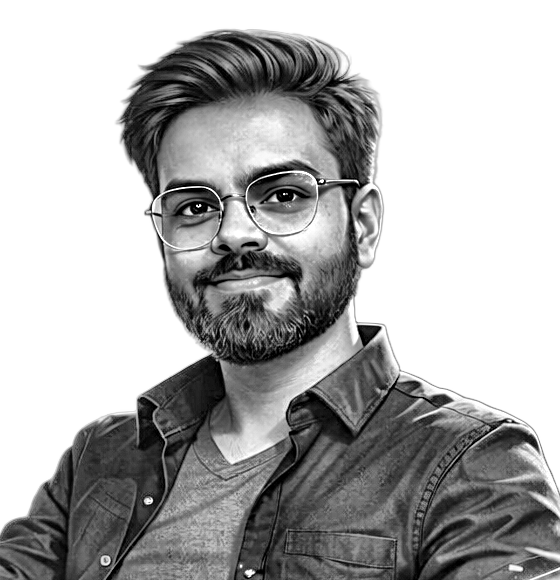
#> input picture source-prepped.png, 560 x 580 px
$ python make_ascii_svg.py
#> lines starting #> are read from the running program, lines starting #| are printed output that depends on the picture; after the words box and inside, x2 and y2 are one past the last pixel; in counts of white or black regions, pixels touching at a corner belong together
### scripts/window.py
"""Shared macOS-style window frame for the profile cards.

frame(W, H, title) -> SVG for the card background and title bar;
content should start below BAR.
"""
BAR = 32
RADIUS = 10
DOTS = ("#ff5f57", "#febc2e", "#28c840")


def esc(s):
    return s.replace("&", "&amp;").replace("<", "&lt;").replace(">", "&gt;")


def frame(W, H, title):
    r = RADIUS
    bar = (f'<path d="M.5 {BAR} V{r + .5} a{r} {r} 0 0 1 {r} -{r} H{W - r - .5} '
           f'a{r} {r} 0 0 1 {r} {r} V{BAR} Z" fill="#161b22"/>')
    dots = "".join(
        f'<circle cx="{20 + i * 20}" cy="{BAR / 2}" r="6" fill="{c}"/>' for i, c in enumerate(DOTS)
    )
    return (
        f'<rect x=".5" y=".5" width="{W - 1}" height="{H - 1}" rx="{r}" fill="#0d1117"/>'
        f"{bar}{dots}"
        f'<text x="{W / 2}" y="{BAR / 2 + 4}" text-anchor="middle" '
        f'style="font-size:12px;fill:#7d8590">{esc(title)}</text>'
        f'<line x1=".5" x2="{W - .5}" y1="{BAR}" y2="{BAR}" stroke="#30363d"/>'
        f'<rect x=".5" y=".5" width="{W - 1}" height="{H - 1}" rx="{r}" fill="none" stroke="#30363d"/>'
    )

### scripts/make_ascii_svg.py
"""source-prepped.png -> ascii.svg: portrait that types itself in row by row.

Each row is revealed by a CSS clip-path wipe (keyframes keep running in
<img>-embedded SVGs on GitHub).

Light glyphs on the dark card, so brighter pixels get denser characters;
transparent pixels (the removed background) stay blank. STATIC=1 skips animation.
"""
import os
from pathlib import Path

import numpy as np
from PIL import Image

from window import BAR, frame

ROOT = Path(__file__).resolve().parent.parent
SRC = ROOT / "source-prepped.png"
OUT = ROOT / "ascii.svg"
STATIC = os.environ.get("STATIC") == "1"

RAMP = " .`:-=+*cs#%@"
FONT = "ui-monospace,SFMono-Regular,Menlo,Consolas,monospace"
W, PAD = 370, 16
TOP = BAR + 14
COLS = 84
LINE_H = 8
ROW_DUR, ROW_GAP = 0.35, 0.05  # seconds per row wipe, stagger between rows


def to_rows(img):
    char_w = (W - 2 * PAD) / COLS
#> char_w = 4.02
    rows = round(COLS * img.height / img.width * char_w / LINE_H)
#> rows = 44
    px = np.asarray(img.resize((COLS, rows), Image.LANCZOS), dtype=np.float32)
    lum, alpha = px[..., 0], px[..., 1]
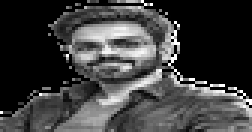
#> lum: shape (44, 84) float32 (shown 3 times larger); min 0, max 255, mean 62.5
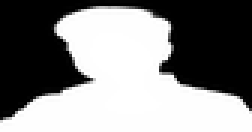
#> alpha: shape (44, 84) float32 (shown 3 times larger); min 0, max 255, mean 133.6
    subject = alpha >= 128
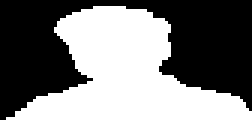
#> subject: shape (44, 84) bool (shown 3 times larger); 52.6% white; 1 black region, box (x1, y1, x2, y2) and area: (0, 0, 84, 40) 1753
    # Stretch contrast over the subject only, so the face uses the full ramp.
    lo, hi = np.percentile(lum[subject], (3, 99))
#> lo = 26.26; hi = 234.6
    norm = np.clip((lum - lo) / (hi - lo), 0, 1) ** 0.85
    lines = []
    for r in range(rows):
        line = []
        for c in range(COLS):
            if not subject[r, c]:
                line.append(" ")
            else:  # at least the faintest glyph so dark cloth still reads
                line.append(RAMP[1 + int(norm[r, c] * (len(RAMP) - 2) + 0.5)])
        lines.append("".join(line).rstrip())
#> after the loop, lines = 44 items
    while lines and not lines[0]:
        lines.pop(0)
#> this loop made 2 passes
#> after the loop, lines = 42 items
    return lines, char_w


def esc(s):
    return s.replace("&", "&amp;").replace("<", "&lt;").replace(">", "&gt;")


def main():
    lines, char_w = to_rows(Image.open(SRC).convert("LA"))
#> lines = 42 items; char_w = 4.02
    H = TOP + len(lines) * LINE_H + PAD
#> H = 398

    texts = []
    for i, line in enumerate(lines):
        if not line:
            continue
        y = TOP + (i + 1) * LINE_H - 2
        span = len(line) * char_w
        attrs = f'x="{PAD}" y="{y}" textLength="{span:.1f}" lengthAdjust="spacingAndGlyphs"'
        style = "" if STATIC else f' style="animation-delay:{0.3 + i * ROW_GAP:.2f}s"'
        texts.append(f"<text {attrs}{style}>{esc(line)}</text>")
#> this loop made 42 passes
#> (y, span, style) on passes 1 to 12: (52, 169, ' style="animation-delay:0.30s"'), (60, 197.2, ' style="animation-delay:0.35s"'), (68, 205.2, ' style="animation-delay:0.40s"'), (76, 205.2, ' style="animation-delay:0.45s"'), (84, 221.3, ' style="animation-delay:0.50s"'), (92, 225.3, ' style="animation-delay:0.55s"'), (100, 229.4, ' style="animation-delay:0.60s"'), (108, 229.4, ' style="animation-delay:0.65s"'), (116, 229.4, ' style="animation-delay:0.70s"'), (124, 225.3, ' style="animation-delay:0.75s"'), (132, 225.3, ' style="animation-delay:0.80s"'), (140, 225.3, ' style="animation-delay:0.85s"')
#> after the loop, texts = 42 items

    anim = "" if STATIC else f"""
  .a text {{ clip-path: inset(0 100% 0 0); animation: type {ROW_DUR}s steps(24, end) forwards; }}
  @keyframes type {{ to {{ clip-path: inset(0 0 0 0); }} }}"""

    svg = f"""<svg xmlns="http://www.w3.org/2000/svg" width="{W}" height="{H}" viewBox="0 0 {W} {H}" role="img" aria-label="ASCII portrait of Mayank Yadav">
<defs>
  <linearGradient id="g" gradientUnits="userSpaceOnUse" x1="0" y1="{TOP}" x2="0" y2="{H}">
    <stop offset="0" stop-color="#e6edf3"/>
    <stop offset=".55" stop-color="#9be9a8"/>
    <stop offset="1" stop-color="#26a641"/>
  </linearGradient>
</defs>
<style>
  text {{ font-family: {FONT}; }}
  .a text {{ font-size: {char_w * 1.66:.2f}px; fill: url(#g); white-space: pre; }}
{anim}
</style>
{frame(W, H, "~/mayank.jpg | ascii")}
<g class="a" xml:space="preserve">{''.join(texts)}</g>
</svg>
"""
    OUT.write_text(svg)
    print(f"wrote {OUT.name} ({COLS}x{len(lines)} chars, {W}x{H})")
#| wrote ascii.svg (84x42 chars, 370x398)


if __name__ == "__main__":
    main()
